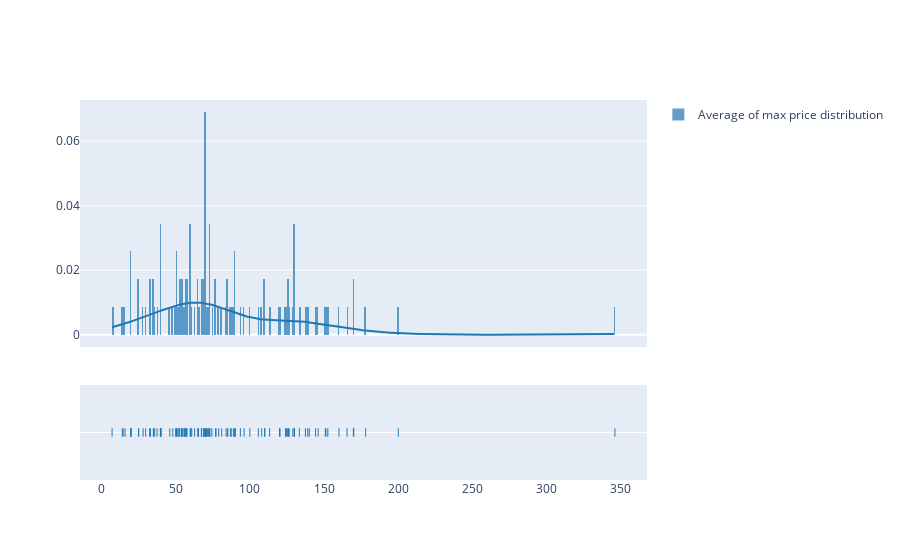

Write notebook code for a chart like this one.
### Code cell
## Plot the average prices of every brand 
average=df1.groupby('brand')['amount_max'].mean().sort_values(ascending=False)
hist_data = [average]
import plotly.figure_factory as ff
group_labels = ['Average of max price distribution']
fig = ff.create_distplot(hist_data, group_labels)
fig.show()
fig = plt.figure(figsize=(20,10))
average.plot(kind='bar', align='center', alpha=.8)
plt.title('Average Price of Brands')

### Figure 1 — Plotly figure (JSON) as saved in the notebook; plotly's stock layout.template omitted (floating-point values rounded to 4 significant figures; data arrays with more than 128 entries replaced by an {"elided": "..."} marker saying what was removed)
{"data": [{"autobinx": false, "histnorm": "probability density", "legendgroup": "Average of max price distribution", "marker": {"color": "rgb(31, 119, 180)"}, "name": "Average of max price distribution", "opacity": 0.7, "type": "histogram", "x": [345.9, 200.0, 178, 170, 169.7, 165.5, 160.0, 152.5, 151.2, 150.8, 145.9, 144.2, 140, 138.9, 137.4, 133.3, 130, 130, 129.9, 129.9, 128.9, 126.5, 126.0, 125.2, 124.6, 124.0, 120.3, 120.0, 113.3, 110.0, 110.0, 108.0, 105.7, 99.95, 96.07, 93.56, 89.99, 89.95, 89.93, 88.85, 87.39, 86.8, 85, 84.99, 83.91, 80.98, 78.95, 77.09, 76.95, 74.35, 72.99, 72.9, 72.5, 72.25, 71.49, 70.73, 70, 69.99, 69.99, 69.99, 69.97, 69.95, 69.95, 69.82, 68.95, 68.65, 67.32, 67.32, 65.38, 65.07, 64.99, 62.77, 60.78, 60, 59.99, 59.99, 59.75, 57.55, 57.35, 56.5, 56.27, 55.99, 54.95, 54.32, 54.09, 53.9, 52.69, 52.31, 51.64, 50.89, 50.47, 50.28, 49.99, 47.99, 45.99, 39.99, 39.99, 39.99, 39.64, 37.41, 35.82, 35, 34.95, 32.98, 32.44, 29.75, 28, 25, 24.99, 19.97, 19.82, 19.74, 15.88, 14.59, 14, 7.12], "xaxis": "x", "xbins": {"end": 345.9, "size": 1, "start": 7.12}, "yaxis": "y"}, {"legendgroup": "Average of max price distribution", "marker": {"color": "rgb(31, 119, 180)"}, "mode": "lines", "name": "Average of max price distribution", "showlegend": false, "type": "scatter", "x": {"elided": "500 float values"}, "xaxis": "x", "y": {"elided": "500 float values"}, "yaxis": "y"}, {"legendgroup": "Average of max price distribution", "marker": {"color": "rgb(31, 119, 180)", "symbol": "line-ns-open"}, "mode": "markers", "name": "Average of max price distribution", "showlegend": false, "type": "scatter", "x": [345.9, 200.0, 178, 170, 169.7, 165.5, 160.0, 152.5, 151.2, 150.8, 145.9, 144.2, 140, 138.9, 137.4, 133.3, 130, 130, 129.9, 129.9, 128.9, 126.5, 126.0, 125.2, 124.6, 124.0, 120.3, 120.0, 113.3, 110.0, 110.0, 108.0, 105.7, 99.95, 96.07, 93.56, 89.99, 89.95, 89.93, 88.85, 87.39, 86.8, 85, 84.99, 83.91, 80.98, 78.95, 77.09, 76.95, 74.35, 72.99, 72.9, 72.5, 72.25, 71.49, 70.73, 70, 69.99, 69.99, 69.99, 69.97, 69.95, 69.95, 69.82, 68.95, 68.65, 67.32, 67.32, 65.38, 65.07, 64.99, 62.77, 60.78, 60, 59.99, 59.99, 59.75, 57.55, 57.35, 56.5, 56.27, 55.99, 54.95, 54.32, 54.09, 53.9, 52.69, 52.31, 51.64, 50.89, 50.47, 50.28, 49.99, 47.99, 45.99, 39.99, 39.99, 39.99, 39.64, 37.41, 35.82, 35, 34.95, 32.98, 32.44, 29.75, 28, 25, 24.99, 19.97, 19.82, 19.74, 15.88, 14.59, 14, 7.12], "xaxis": "x", "y": ["Average of max price distribution", "Average of max price distribution", "Average of max price distribution", "Average of max price distribution", "Average of max price distribution", "Average of max price distribution", "Average of max price distribution", "Average of max price distribution", "Average of max price distribution", "Average of max price distribution", "Average of max price distribution", "Average of max price distribution", "Average of max price distribution", "Average of max price distribution", "Average of max price distribution", "Average of max price distribution", "Average of max price distribution", "Average of max price distribution", "Average of max price distribution", "Average of max price distribution", "Average of max price distribution", "Average of max price distribution", "Average of max price distribution", "Average of max price distribution", "Average of max price distribution", "Average of max price distribution", "Average of max price distribution", "Average of max price distribution", "Average of max price distribution", "Average of max price distribution", "Average of max price distribution", "Average of max price distribution", "Average of max price distribution", "Average of max price distribution", "Average of max price distribution", "Average of max price distribution", "Average of max price distribution", "Average of max price distribution", "Average of max price distribution", "Average of max price distribution", "Average of max price distribution", "Average of max price distribution", "Average of max price distribution", "Average of max price distribution", "Average of max price distribution", "Average of max price distribution", "Average of max price distribution", "Average of max price distribution", "Average of max price distribution", "Average of max price distribution", "Average of max price distribution", "Average of max price distribution", "Average of max price distribution", "Average of max price distribution", "Average of max price distribution", "Average of max price distribution", "Average of max price distribution", "Average of max price distribution", "Average of max price distribution", "Average of max price distribution", "Average of max price distribution", "Average of max price distribution", "Average of max price distribution", "Average of max price distribution", "Average of max price distribution", "Average of max price distribution", "Average of max price distribution", "Average of max price distribution", "Average of max price distribution", "Average of max price distribution", "Average of max price distribution", "Average of max price distribution", "Average of max price distribution", "Average of max price distribution", "Average of max price distribution", "Average of max price distribution", "Average of max price distribution", "Average of max price distribution", "Average of max price distribution", "Average of max price distribution", "Average of max price distribution", "Average of max price distribution", "Average of max price distribution", "Average of max price distribution", "Average of max price distribution", "Average of max price distribution", "Average of max price distribution", "Average of max price distribution", "Average of max price distribution", "Average of max price distribution", "Average of max price distribution", "Average of max price distribution", "Average of max price distribution", "Average of max price distribution", "Average of max price distribution", "Average of max price distribution", "Average of max price distribution", "Average of max price distribution", "Average of max price distribution", "Average of max price distribution", "Average of max price distribution", "Average of max price distribution", "Average of max price distribution", "Average of max price distribution", "Average of max price distribution", "Average of max price distribution", "Average of max price distribution", "Average of max price distribution", "Average of max price distribution", "Average of max price distribution", "Average of max price distribution", "Average of max price distribution", "Average of max price distribution", "Average of max price distribution", "Average of max price distribution", "Average of max price distribution"], "yaxis": "y2"}], "layout": {"barmode": "overlay", "hovermode": "closest", "legend": {"traceorder": "reversed"}, "xaxis": {"anchor": "y2", "domain": [0, 1], "zeroline": false}, "yaxis": {"anchor": "free", "domain": [0.35, 1], "position": 0}, "yaxis2": {"anchor": "x", "domain": [0, 0.25], "dtick": 1, "showticklabels": false}}}
